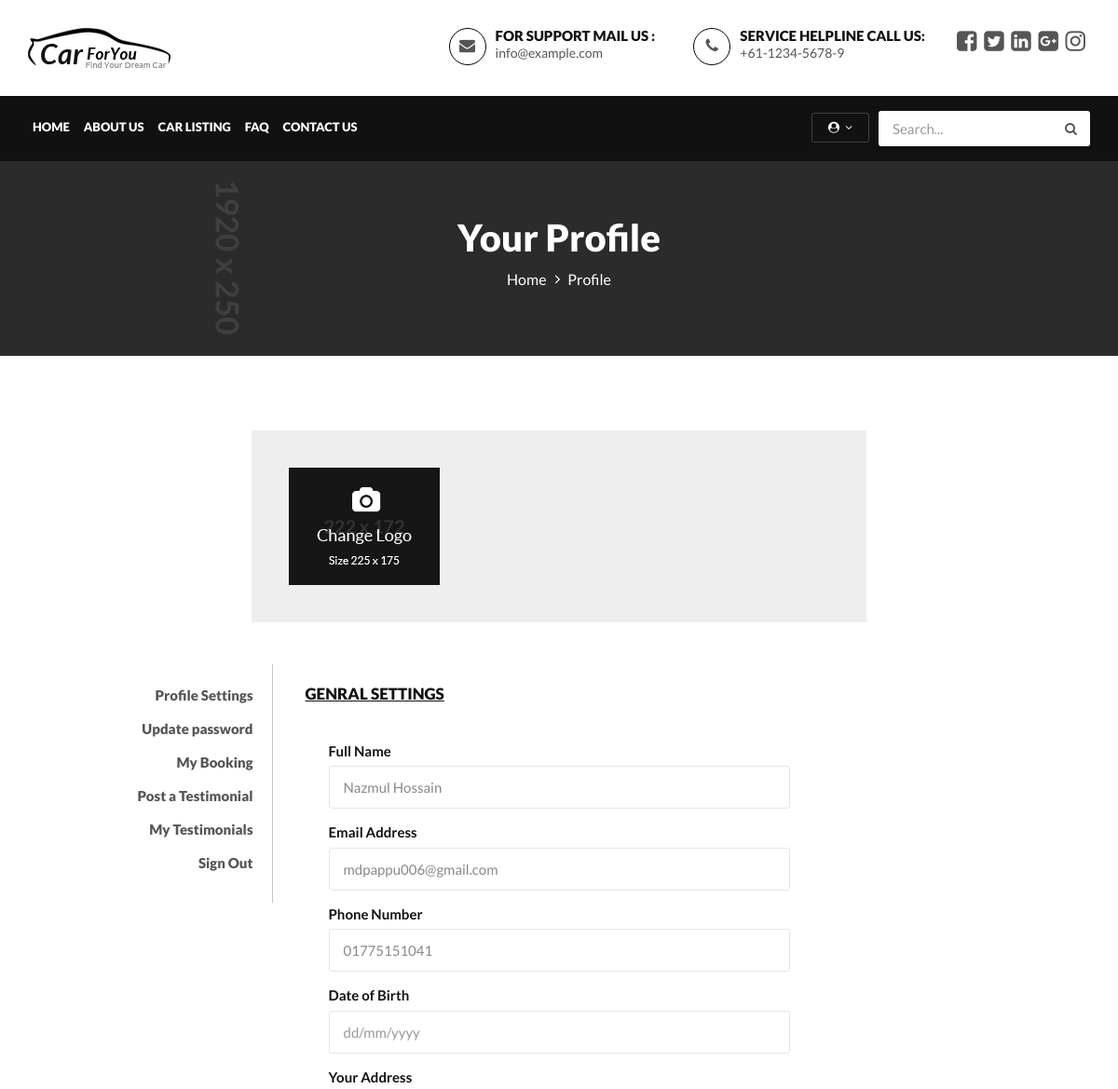
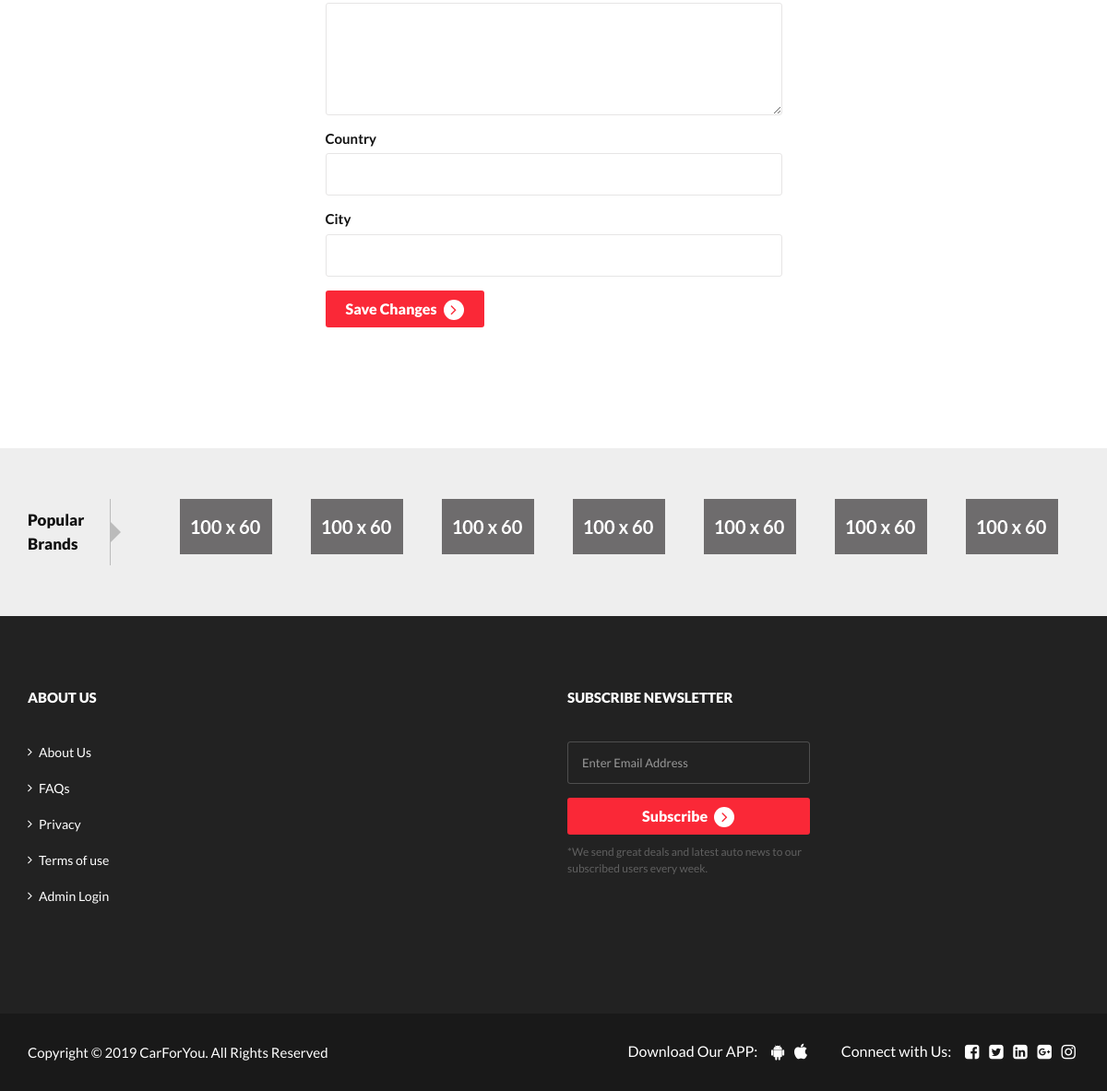
/profile-settings.php (signed in), run on the app's committed database (2 pictures, top to bottom).
### tables this page shows
CREATE TABLE IF NOT EXISTS `tblusers` (
  `id` int(11) NOT NULL AUTO_INCREMENT,
  `FullName` varchar(120) DEFAULT NULL,
  `EmailId` varchar(100) DEFAULT NULL,
  `Password` varchar(100) DEFAULT NULL,
  `ContactNo` varchar(11) DEFAULT NULL,
  `dob` varchar(120) DEFAULT NULL,
  `Address` varchar(255) DEFAULT NULL,
  `City` varchar(100) DEFAULT NULL,
  `Country` varchar(100) DEFAULT NULL,
  `RegDate` timestamp NULL DEFAULT current_timestamp(),
  `UpdationDate` timestamp NULL DEFAULT current_timestamp(),
  PRIMARY KEY (`id`),
  UNIQUE KEY `EmailId` (`EmailId`)
);

### profile-settings.php (the view, shortened to what this page needs)
<?php
  include_once('partials/header.php');
?>
<section class="page-header profile_page">
  <div class="container">
    <div class="page-header_wrap">
      <div class="page-heading">
        <h1>Your Profile</h1>
      </div>
      <ul class="coustom-breadcrumb">
        <li><a href="#">Home</a></li>
        <li>Profile</li>
      </ul>
    </div>
  </div>
  <div class="dark-overlay"></div>
</section>
<section class="user_profile inner_pages">
  <div class="container">
    <div class="user_profile_info gray-bg padding_4x4_40">
      <div class="upload_user_logo"> <img src="assets/images/222x172.jpg" alt="image">
        <div class="upload_newlogo">
        </div>
      </div>
      <div class="dealer_info">
      </div>
    </div>
    <div class="row">
      <?php
        include_once('profile-nav.php');
        $query = "SELECT * from tblusers where id='{$_SESSION['userid']}'";
        $result = mysqli_query($db, $query);
      ?>
      <div class="col-md-6 col-sm-8">
        <div class="profile_wrap">
          <h5 class="uppercase underline">Genral Settings</h5>
          <form method="POST">
          <?php
              foreach($result as $row):
          ?>
            <div class="form-group">
              <label class="control-label">Full Name</label>
              <input class="form-control white_bg" id="fullname" name="fullname" type="text" value="<?php echo $row['FullName'];
              ?>">
            </div>
            <div class="form-group">
              <label class="control-label">Email Address</label>
              <input class="form-control white_bg" id="email" name="email" type="email" value="<?php echo $row['EmailId'];?>">
            </div>
            <div class="form-group">
              <label class="control-label">Phone Number</label>
              <input class="form-control white_bg" id="phone-number" name="phoneNum" type="text" value="<?php echo $row['ContactNo'];?>">
            </div>
            <div class="form-group">
              <label class="control-label">Date of Birth</label>
              <input class="form-control white_bg" id="birth-date" name="dob" type="text" placeholder="dd/mm/yyyy" value="<?php echo $row['dob'];?>">
            </div>
            <div class="form-group">
              <label class="control-label">Your Address</label>
              <textarea class="form-control white_bg" name="uraddress" rows="4" value="Hi"><?php echo $row['Address'];?></textarea>
            </div>
            <div class="form-group">
              <label class="control-label">Country</label>
              <input class="form-control white_bg" id="country" name="country" type="text" value="<?php echo $row['Country'];?>">
            </div>
            <div class="form-group">
              <label class="control-label">City</label>
              <input class="form-control white_bg" id="city" name="city" type="text" value="<?php echo $row['City'];?>">
            </div>
            <?php
              endforeach;
            ?>
            <div class="form-group">
              <button type="submit" class="btn" name="saveChanges">Save Changes <span class="angle_arrow"><i class="fa fa-angle-right" aria-hidden="true"></i></span></button>
            </div>
          </form>
        </div>
      </div>
    </div>
  </div>
</section>
<section class="brand-section gray-bg">
  <div class="container">
    <div class="brand-hadding">
      <h5>Popular Brands</h5>
    </div>
    <div class="brand-logo-list">
      <div id="popular_brands">
        <div><a href="#"><img src="assets/images/100x60.png" class="img-responsive" alt="image"></a></div>
        <div><a href="#"><img src="assets/images/100x60.png" class="img-responsive" alt="image"></a></div>
        <div><a href="#"><img src="assets/images/100x60.png" class="img-responsive" alt="image"></a></div>
        <div><a href="#"><img src="assets/images/100x60.png" class="img-responsive" alt="image"></a></div>
        <div><a href="#"><img src="assets/images/100x60.png" class="img-responsive" alt="image"></a></div>
        <div><a href="#"><img src="assets/images/100x60.png" class="img-responsive" alt="image"></a></div>
        <div><a href="#"><img src="assets/images/100x60.png" class="img-responsive" alt="image"></a></div>
      </div>
    </div>
  </div>
</section>
<?php include_once('partials/footer.php');?>

### assets/colors/red.css (style rules this page uses)
a, .btn-link, .car-title-m h6 a:hover, .featured-car-content > h6 a:hover, .footer-top ul li a:hover, .get-intouch a:hover, .blog-content h5 a:hover, .blog-info-box li a:hover, .control-label span, .angle_arrow i, .contact_detail li a:hover, .team_more_info p a:hover, .error_text_m h2, .search_btn, .popular_post_title a:hover, .categories_list ul li a:hover, .categories_list ul li a:hover:after, .article_meta ul li a:hover, .articale_header h2 a:hover, .btn.outline, .share_article ul li, .contact-info a:hover, .social-follow a:hover, .radio input[type=radio]:checked + label:before, .checkbox input[type=checkbox]:checked + label:before, .product-listing-content h5 a:hover, .pricing_info .price, .text-primary, .footer_widget ul li a:hover, .header_search button:hover, .header_widgets a:hover, .navbar-default .navbar-nav > li.active a, .navbar-default .navbar-nav > li:focus a, .navbar-default .navbar-nav > li:hover a, .navbar-default .navbar-nav > .active > a:hover, .navbar-default .navbar-nav > .open > a, .navbar-default .navbar-nav > .open > a:focus, .navbar-default .navbar-nav > .open > a:hover, .my_vehicles_list ul.vehicle_listing li a:hover, .dealer_contact_info a:hover, .widget_heading i, .dealers_listing .dealer_info h5 a:hover, .main_features ul li p, .listing_detail_head .price_info p, .listing_other_info button:hover, .compare_info table td i, .compare_info table th i, #accessories i, .price, .inventory_info_list ul li i, .services_info h4 a:hover, .about_info .icon_box, .header_style2 .navbar-nav > li > .dropdown-menu a:hover, .header_style2 .navbar-default .navbar-nav li:hover .dropdown-menu li a:hover, .header_style2 .dropdown-menu > .active > a, .header_style2 .dropdown-menu > .active > a:focus, .header_style2 .dropdown-menu > .active > a:hover, .header_style2 .dropdown-menu > li > a:focus, .header_style2 .dropdown-menu > li > a:hover, .blog-info-box .share_article:hover ul li a:hover { color:#fa2837; fill: #fa2837; }
.btn, .nav-tabs > li.active > a, .nav-tabs > li.active > a:focus, .nav-tabs > li.active > a:hover, .recent-tab .nav.nav-tabs li.active a, .fun-facts-m, .featured-icon, .owl-pagination .owl-page.active, #testimonial-slider .owl-pagination .owl-page.active, .social-follow.footer-social a:hover, .back-top a, .team_more_info ul li a:hover, .tag_list ul li a:hover, .pagination ul li.current, .pagination ul li:hover, .btn.outline:hover, .btn.outline:focus, .share_article ul li:hover, .nav-tabs > li a:hover, .nav-tabs > li a:focus, .label-icon, .navbar-default .navbar-toggle .icon-bar, .navbar-default .navbar-toggle:focus, .navbar-default .navbar-toggle:hover, .label_icon, .navbar-nav > li > .dropdown-menu, .add_compare .checkbox, .search_other, .vs, .td_divider, .search_other_inventory, #other_info, .main_bg, .slider .slider-handle, .slider .slider-selection, .primary-bg { background: #fa2837 none repeat scroll 0 0; fill: #fa2837; }
.nav-tabs > li.active > a, .nav-tabs > li.active > a:focus, .nav-tabs > li.active > a:hover, .social-follow.footer-social a:hover, .page-header, .tag_list ul li a:hover, .btn.outline, .share_article ul li, blockquote, .social-follow a:hover, .radio label:before, .navbar-default .navbar-toggle, .owl-buttons div, .about_info .icon_box { border-color: #fa2837; }

### data on the page
tblusers: fullname "Nazmul Hossain", email "mdpappu006@gmail.com", phoneNum "01775151041"
